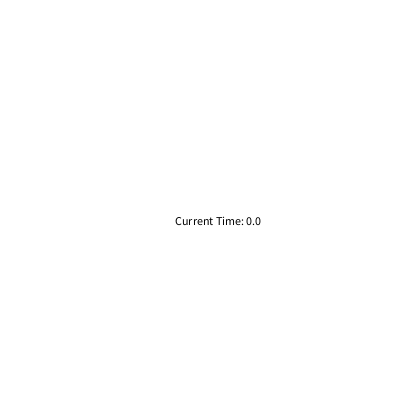
Frame 1 (no input)
Frame 60 (the mouse pressed at the canvas centre just before this capture): identical to frame 1, image omitted
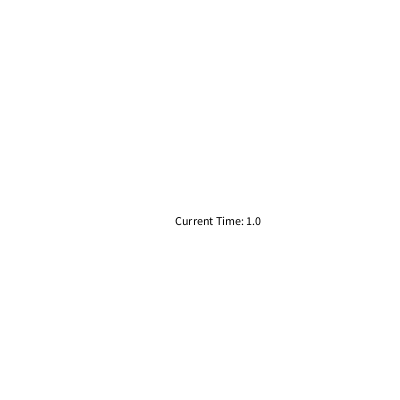
Frame 120 (the mouse held since frame 60 and released just before this capture)

The Processing sketch that drew these frames (run headless with seeded random() and noise(); from frame 60 on, the mouse is pressed at the canvas centre):

// Processing sketch: opdr_12_5
// ── opdr_12_5.pde
long time = 0;
long prevTime = 0;
long hold = 0;

void setup(){
  size(400,400);
}

void draw(){
  prevTime = time;
  time = millis();
  long deltaTime = time - prevTime;

  background(255);

  if(mousePressed) hold += deltaTime;
  else hold = 0;

  fill(0);
  text("Current Time: " + hold / 1000f,175,225);
}
